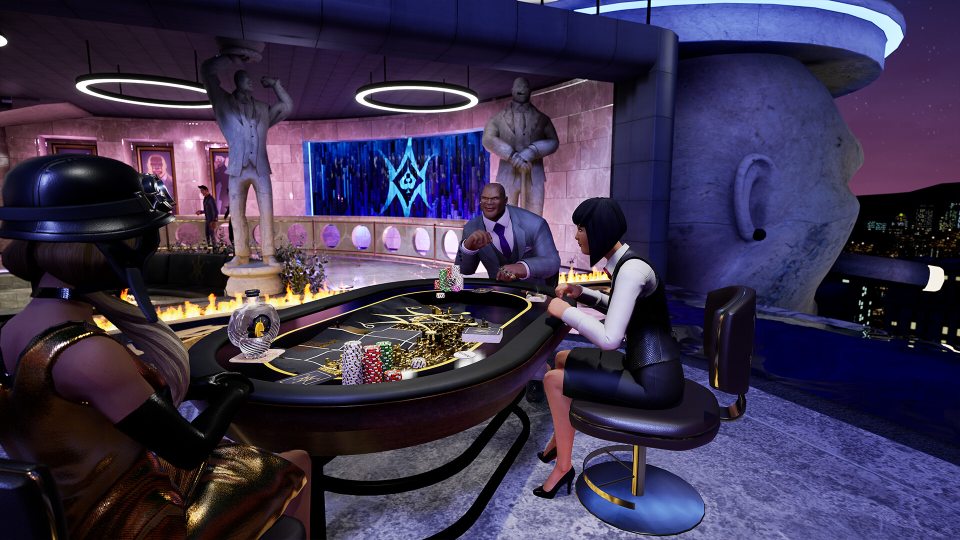
#> input picture docs/research/table-refs/prominence-poker-2.jpg, 1920 x 1080 px, found by its file name (shown at 1/2 size)
$ python build-table-references.py
#> lines starting #> are read from the running program, lines starting #| are printed output that depends on the picture
"""Build the reference findings page.

Samples the felt colour from each (visually verified) reference screenshot,
compares it against LocalPoker's own theme tokens, and writes a self-contained
HTML report next to the images.
"""
import colorsys
import json
import re
from PIL import Image

BASE = "docs/research/table-refs"

# Boxes below were verified by eye against a contact sheet: each sits on bare
# felt, clear of hands, chips and cards.
REFS = [
    {
        "slug": "prominence-poker",
        "game": "Prominence Poker",
        "studio": "Pipeworks Studios / 505 Games",
        "year": "2016",
        "file": "prominence-poker-2.jpg",
        "store": "https://store.steampowered.com/app/384180/",
        "box": (700, 618, 770, 640),
        "read": "Near-black felt with a cool violet cast, gold line-art inlay, and a thick black padded rail over a wooden base.",
        "takeaways": [
            "Felt is essentially black; the colour comes from the lighting, not the cloth.",
            "Ornament lives in a single metallic accent (gold) on an otherwise dead-flat surface.",
            "A wide matte rail separates the felt from the room and grounds the table.",
        ],
    },
    {
        "slug": "poker-club",
        "game": "Poker Club",
        "studio": "Ripstone",
        "year": "2020",
        "file": "poker-club-3.jpg",
        "store": "https://store.steampowered.com/app/1174460/",
        "box": (1500, 450, 1850, 650),
        "read": "Matte desaturated navy felt carrying a tonal suit-pattern watermark, lit evenly with no specular sheen.",
        "takeaways": [
            "Texture is tonal, the suit motif is only a few percent lighter than the base.",
            "Blue reads as 'premium casino' without the toy-green association.",
            "Cards and chips are the only saturated objects; the cloth never competes.",
        ],
    },
    {
        "slug": "pure-holdem",
        "game": "Pure Hold'em",
        "studio": "VooFoo Studios",
        "year": "2015",
        "file": "pure-holdem-1.jpg",
        "store": "https://store.steampowered.com/app/322950/",
        "box": (1150, 780, 1500, 950),
        "read": "Warm near-black charcoal felt with a visible fabric weave and a subtle damask swirl, lit by a single warm overhead source.",
        "takeaways": [
            "Visible cloth weave at close range is what sells 'felt' rather than 'flat colour'.",
            "One warm light source with a strong falloff creates all the depth.",
            "The darker the cloth, the more the cards pop as the focal point.",
        ],
    },
]

# LocalPoker's current tokens (src/theme/theme.ts)
OURS = [
    ("feltLight", "#1E2C27", "lit top of the table"),
    ("felt", "#16211D", "table surface"),
    ("feltDeep", "#111A17", "shaded bottom"),
    ("feltRail", "#161D1A", "rail"),
    ("feltRoom", "#080C0B", "room around the table"),
]


def hsl(rgb):
    h, l, s = colorsys.rgb_to_hls(*[v / 255 for v in rgb])
    return round(h * 360), round(s * 100), round(l * 100)


def sample(path, box):
#> called with box = (700, 618, 770, 640)
    im = Image.open(path).convert("RGB")
#> im is the input picture: PIL image 1920x1080 RGB; mean R, G, B 60, 51.2, 77.7
    patch = im.crop(box)
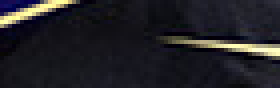
#> patch: PIL image 70x22 RGB (shown 4 times larger); mean R, G, B 33.8, 32.9, 37.4
    px = list(patch.getdata())
#> px = 1540 items, first 6: (12, 11, 81), (15, 9, 81), (23, 11, 83), (26, 10, 81), (11, 18, 90), (10, 6, 80)
    n = len(px)
#> n = 1540
    rgb = (sum(p[0] for p in px) // n, sum(p[1] for p in px) // n, sum(p[2] for p in px) // n)
#> rgb = (33, 32, 37)
    # save the swatch crop so the report can show what was measured
    patch.resize((220, 90)).save(f"{BASE}/{'swatch-' + path.split('/')[-1]}")
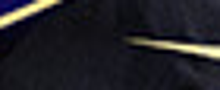
#> saved as swatch-prominence-poker-2.jpg: PIL image 220x90 RGB; mean R, G, B 33.7, 32.9, 37.4
    return rgb


def hexf(rgb):
    return "#%02X%02X%02X" % rgb


def to_rgb(h):
    h = h.lstrip("#")
    return tuple(int(h[i:i + 2], 16) for i in (0, 2, 4))


for r in REFS:
    rgb = sample(f"{BASE}/{r['file']}", r["box"])
#> rgb = (33, 32, 37)
    r["hex"] = hexf(rgb)
    r["h"], r["s"], r["l"] = hsl(rgb)
#> in hsl, `h, l, s = colorsys.rgb_to_hls(*[v / 255 for v in rgb])`: h = 0.7; l = 0.135; s = 0.0725
    r["swatch"] = "swatch-" + r["file"]
#> pass 2 of the loop `for r in REFS:`:
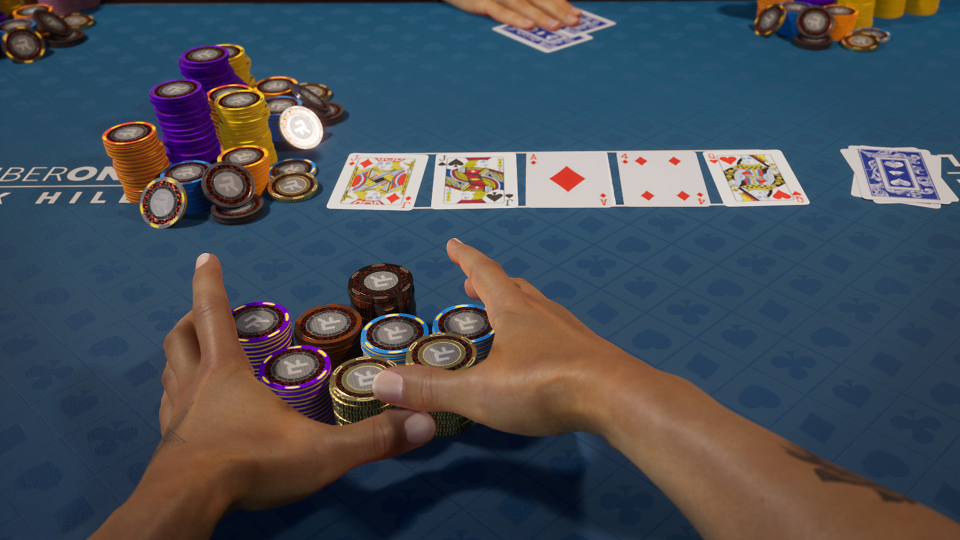
#> input picture docs/research/table-refs/poker-club-3.jpg, 1920 x 1080 px, found by its file name (shown at 1/2 size)
#> in sample, im is the input picture: PIL image 1920x1080 RGB; mean R, G, B 71.1, 77.9, 86.9
#> in sample (call 2), `patch = im.crop(box)`:
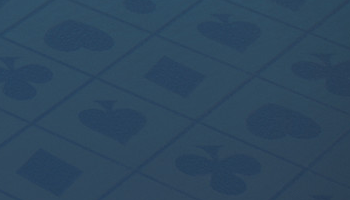
#> patch: PIL image 350x200 RGB; mean R, G, B 45.6, 71.7, 94.5
#> px = 70000 items
#> n = 70000
#> in sample (call 2), `rgb = (sum(p[0] for p in px) // n, sum(p[1] for p in px) // n, sum(p[2..`: rgb = (45, 71, 94)
#> in sample (call 2), `patch.resize((220, 90)).save(f"{BASE}/{'swatch-' + path.split('/')[-1]..`:
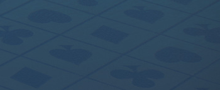
#> saved as swatch-poker-club-3.jpg: PIL image 220x90 RGB; mean R, G, B 45.6, 71.7, 94.5
#> pass 3 of the loop `for r in REFS:`:
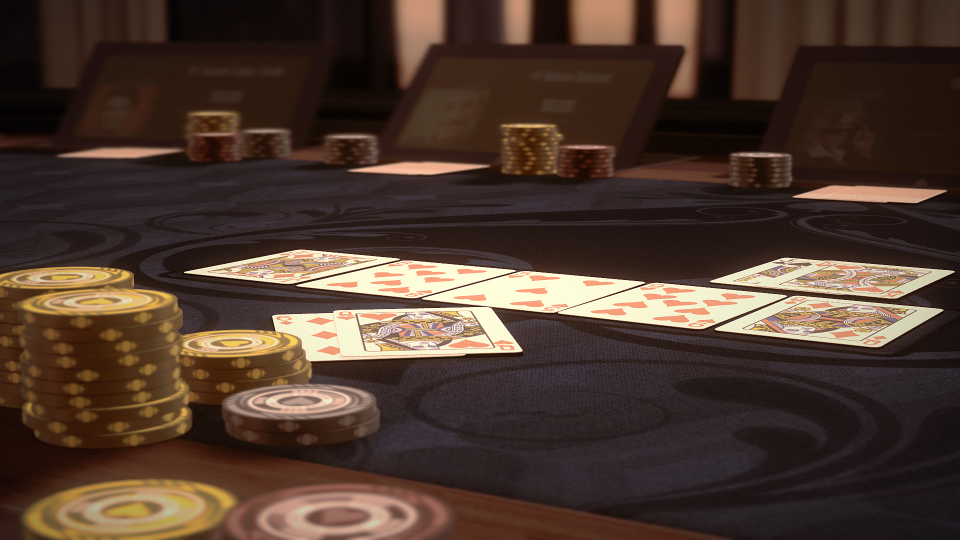
#> input picture docs/research/table-refs/pure-holdem-1.jpg, 1920 x 1080 px, found by its file name (shown at 1/2 size)
#> in sample, im is the input picture: PIL image 1920x1080 RGB; mean R, G, B 76, 56.7, 46
#> in sample (call 3), `patch = im.crop(box)`:
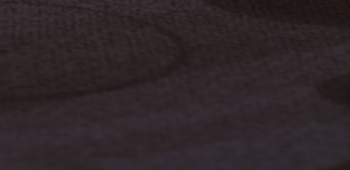
#> patch: PIL image 350x170 RGB; mean R, G, B 46.9, 37.4, 40.4
#> px = 59500 items
#> n = 59500
#> in sample (call 3), `rgb = (sum(p[0] for p in px) // n, sum(p[1] for p in px) // n, sum(p[2..`: rgb = (46, 37, 40)
#> in sample (call 3), `patch.resize((220, 90)).save(f"{BASE}/{'swatch-' + path.split('/')[-1]..`:
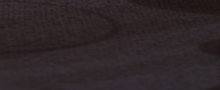
#> saved as swatch-pure-holdem-1.jpg: PIL image 220x90 RGB; mean R, G, B 46.9, 37.4, 40.4

rows_ours = []
for name, hx, note in OURS:
    h, s, l = hsl(to_rgb(hx))
    rows_ours.append({"name": name, "hex": hx, "h": h, "s": s, "l": l, "note": note})

avg_s = round(sum(r["s"] for r in REFS) / len(REFS))
#> avg_s = 18
avg_l = round(sum(r["l"] for r in REFS) / len(REFS))
#> avg_l = 19
ours_felt = next(r for r in rows_ours if r["name"] == "felt")
#> ours_felt = {'name': 'felt', 'hex': '#16211D', 'h': 158, 's': 20, 'l': 11, 'note': 'table surface'}

with open(f"{BASE}/../table-references.json", "w") as f:
    json.dump({"references": REFS, "ours": rows_ours}, f, indent=2)


def cards():
    out = []
    for r in REFS:
        tk = "\n".join(f"<li>{t}</li>" for t in r["takeaways"])
        out.append(f"""
      <article class="card">
        <a class="shot" href="table-refs/{r['file']}" target="_blank" rel="noopener">
          <img src="table-refs/{r['file']}" alt="{r['game']} poker table screenshot" loading="lazy">
        </a>
        <div class="body">
          <header>
            <h2>{r['game']}</h2>
            <p class="meta">{r['studio']} &middot; {r['year']}</p>
          </header>
          <p class="read">{r['read']}</p>
          <div class="measure">
            <img class="patch" src="table-refs/{r['swatch']}" alt="felt sample from {r['game']}">
            <div class="vals">
              <span class="chip" style="background:{r['hex']}"></span>
              <code>{r['hex']}</code>
              <span class="hsl">hue {r['h']}&deg; &middot; sat {r['s']}% &middot; light {r['l']}%</span>
            </div>
          </div>
          <ul class="take">{tk}</ul>
          <a class="src" href="{r['store']}" target="_blank" rel="noopener">Official screenshots &rarr; Steam</a>
        </div>
      </article>""")
    return "\n".join(out)


def ours_rows():
    return "\n".join(
        f"""<tr><td><code>{o['name']}</code></td>
        <td><span class="chip sm" style="background:{o['hex']}"></span><code>{o['hex']}</code></td>
        <td>{o['h']}&deg;</td><td>{o['s']}%</td><td>{o['l']}%</td><td class="note">{o['note']}</td></tr>"""
        for o in rows_ours
    )


def ref_rows():
    return "\n".join(
        f"""<tr><td>{r['game']}</td>
        <td><span class="chip sm" style="background:{r['hex']}"></span><code>{r['hex']}</code></td>
        <td>{r['h']}&deg;</td><td>{r['s']}%</td><td>{r['l']}%</td><td class="note">measured from bare felt</td></tr>"""
        for r in REFS
    )


HTML = f"""<!doctype html>
<html lang="en">
<head>
<meta charset="utf-8">
<meta name="viewport" content="width=device-width, initial-scale=1">
<title>Poker table references &mdash; 3 video games</title>
<style>
  :root {{
    --bg: #0B0F0E; --surface: #141A18; --line: rgba(255,255,255,.10);
    --ink: #EDF2F0; --soft: rgba(237,242,240,.78); --muted: rgba(237,242,240,.56);
    --accent: #2F9FD4;
  }}
  * {{ box-sizing: border-box; }}
  body {{
    margin: 0; background: var(--bg); color: var(--ink);
    font: 16px/1.55 -apple-system, BlinkMacSystemFont, "Segoe UI", Inter, system-ui, sans-serif;
  }}
  .wrap {{ max-width: 1080px; margin: 0 auto; padding: 48px 24px 72px; }}
  h1 {{ font-size: 30px; line-height: 1.2; margin: 0 0 8px; letter-spacing: -.02em; }}
  .lede {{ color: var(--soft); margin: 0 0 8px; max-width: 70ch; }}
  .note-small {{ color: var(--muted); font-size: 13px; margin: 0 0 36px; max-width: 70ch; }}
  h2 {{ font-size: 19px; margin: 0; letter-spacing: -.01em; }}
  .meta {{ color: var(--muted); font-size: 13px; margin: 2px 0 0; }}
  .card {{
    background: var(--surface); border: 1px solid var(--line); border-radius: 14px;
    overflow: hidden; margin-bottom: 28px;
  }}
  .shot {{ display: block; background: #000; }}
  .shot img {{ width: 100%; height: auto; display: block; }}
  .body {{ padding: 20px 22px 22px; }}
  .read {{ color: var(--soft); margin: 12px 0 16px; }}
  .measure {{ display: flex; align-items: center; gap: 16px; flex-wrap: wrap;
    padding: 12px; border: 1px solid var(--line); border-radius: 10px; background: rgba(255,255,255,.02); }}
  .patch {{ width: 220px; height: 90px; object-fit: cover; border-radius: 6px; border: 1px solid var(--line); }}
  .vals {{ display: flex; align-items: center; gap: 10px; flex-wrap: wrap; }}
  .chip {{ width: 30px; height: 30px; border-radius: 6px; border: 1px solid var(--line); display: inline-block; vertical-align: middle; }}
  .chip.sm {{ width: 16px; height: 16px; border-radius: 4px; margin-right: 8px; }}
  code {{ font: 13px/1 ui-monospace, SFMono-Regular, Menlo, monospace; color: var(--ink); }}
  .hsl {{ color: var(--muted); font-size: 13px; }}
  .take {{ margin: 16px 0 14px; padding-left: 18px; color: var(--soft); }}
  .take li {{ margin: 5px 0; }}
  .src {{ color: var(--accent); text-decoration: none; font-size: 13px; }}
  .src:hover {{ text-decoration: underline; }}
  table {{ width: 100%; border-collapse: collapse; margin: 10px 0 26px; font-size: 14px; }}
  th, td {{ text-align: left; padding: 9px 10px; border-bottom: 1px solid var(--line); }}
  th {{ color: var(--muted); font-weight: 600; font-size: 12px; text-transform: none; }}
  td.note {{ color: var(--muted); }}
  .panel {{ background: var(--surface); border: 1px solid var(--line); border-radius: 14px; padding: 22px; margin-bottom: 28px; }}
  .panel h2 {{ margin-bottom: 12px; }}
  .verdict li {{ margin: 8px 0; color: var(--soft); }}
  .foot {{ color: var(--muted); font-size: 12.5px; border-top: 1px solid var(--line); padding-top: 18px; }}
</style>
</head>
<body>
<div class="wrap">
  <h1>Poker table references &mdash; 3 video games</h1>
  <p class="lede">
    Official store screenshots for three dedicated poker games, with the felt colour
    measured straight out of each image and compared against LocalPoker's theme tokens.
  </p>
  <p class="note-small">
    Screenshots are the publishers' promotional assets, pulled from each game's Steam store
    listing and kept here purely as internal design reference. All rights remain with their
    respective owners.
  </p>

{cards()}

  <div class="panel">
    <h2>Measured felt vs. ours</h2>
    <table>
      <thead><tr><th>Reference</th><th>Felt</th><th>Hue</th><th>Sat</th><th>Light</th><th></th></tr></thead>
      <tbody>
{ref_rows()}
      </tbody>
    </table>
    <table>
      <thead><tr><th>LocalPoker token</th><th>Value</th><th>Hue</th><th>Sat</th><th>Light</th><th></th></tr></thead>
      <tbody>
{ours_rows()}
      </tbody>
    </table>
  </div>

  <div class="panel">
    <h2>What this tells us</h2>
    <ul class="verdict">
      <li><strong>Dark was the right call.</strong> The three references average
        <strong>{avg_l}% lightness</strong> and <strong>{avg_s}% saturation</strong>.
        Our felt sits at <strong>{ours_felt['l']}%</strong> lightness and
        <strong>{ours_felt['s']}%</strong> saturation &mdash; the same family, slightly darker
        and a little more desaturated than the middle of the pack.</li>
      <li><strong>Not one of them uses a bright green cloth.</strong> They run near-black
        (Prominence, Pure Hold'em) or desaturated navy (Poker Club). The old
        <code>#2FA35E</code> Wii-green had no equivalent in any modern poker title.</li>
      <li><strong>Every felt carries a texture.</strong> A tonal suit watermark, a damask
        swirl, or a visible cloth weave &mdash; always only a few percent off the base colour.
        Ours is still a flat gradient; that is the clearest remaining gap.</li>
      <li><strong>Ornament is a single metallic accent.</strong> Gold line-art on black
        (Prominence) is the only decoration on the surface &mdash; consistent with keeping the
        palette restrained.</li>
      <li><strong>One light source, strong falloff.</strong> All three are lit from above with
        the table edges falling into shadow, which is exactly the room &rarr; rail &rarr; felt
        hierarchy we built.</li>
    </ul>
  </div>

  <p class="foot">
    Generated by <code>scripts/build-table-references.py</code> &middot;
    screenshots fetched via <code>scripts/fetch-steam-refs.mjs</code> from Steam's public
    appdetails API &middot; felt colours averaged from hand-verified crops of bare cloth.
  </p>
</div>
</body>
</html>
"""

with open("docs/research/table-references.html", "w") as f:
    f.write(HTML)

print("references:")
for r in REFS:
    print(f"  {r['game']:<20} {r['hex']}  hue {r['h']:>3}  sat {r['s']:>2}%  light {r['l']:>2}%")
print(f"\naverage: sat {avg_s}%  light {avg_l}%")
#| average: sat 18%  light 19%
print(f"ours   : {ours_felt['hex']}  hue {ours_felt['h']}  sat {ours_felt['s']}%  light {ours_felt['l']}%")
#| ours   : #16211D  hue 158  sat 20%  light 11%
print("\nwrote docs/research/table-references.html")
